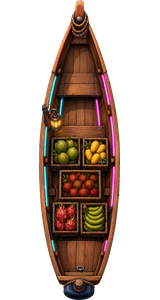
#> input picture assets/player_boat.png, 160 x 300 px
$ python remove_bg.py
#> lines starting #> are read from the running program, lines starting #| are printed output that depends on the picture
from PIL import Image
import sys

def remove_background(path):
#> called with path = 'assets/player_boat.png'
    img = Image.open(path).convert("RGBA")
#> img is the input picture: PIL image 160x300 RGBA; mean R, G, B, A 39.5, 23.5, 14.6, 93.1
    datas = img.getdata()

    new_data = []
    # If the pixel is very bright (white/light gray) or very dark (black/dark gray) on the edges, but wait...
    # The best way is to assume the top-left pixel is the background color.
    bg_color = datas[0]
#> bg_color = (0, 0, 0, 0)

    for item in datas:
        # Check if the pixel is close to the background color
        if abs(item[0] - bg_color[0]) < 30 and abs(item[1] - bg_color[1]) < 30 and abs(item[2] - bg_color[2]) < 30:
            new_data.append((255, 255, 255, 0))
        else:
            new_data.append(item)
#> after the loop, new_data = 48000 items

    img.putdata(new_data)
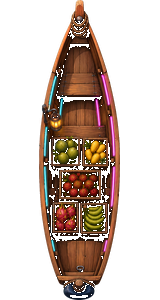
#> img: PIL image 160x300 RGBA; mean R, G, B, A 206.1, 190.4, 181.7, 84.1; transparent parts drawn white
    img.save(path, "PNG")

remove_background("assets/player_boat.png")
print("Background removed.")
